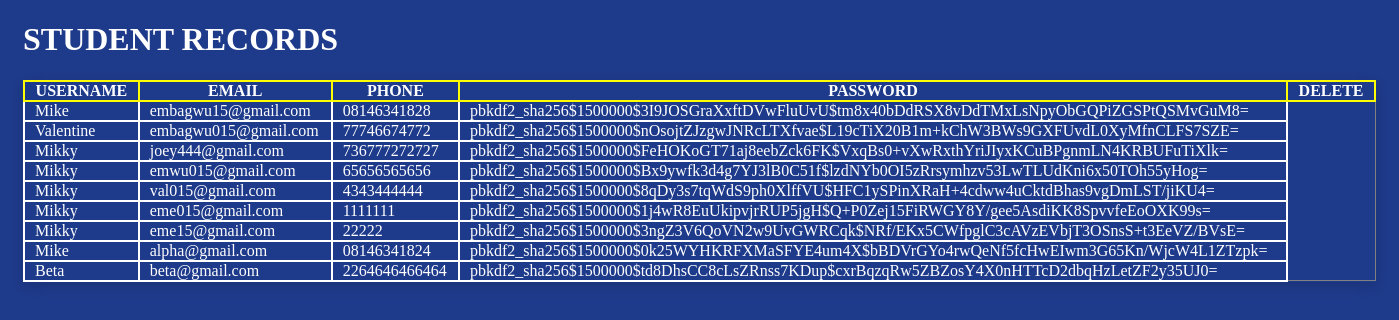
Page /core/record/ on the earlier database version.
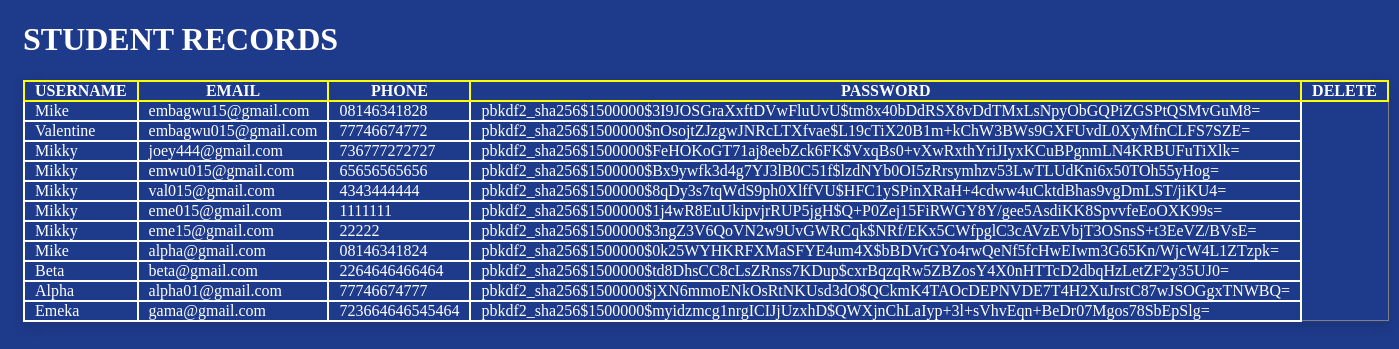
Same page on the later database version.
### core/models.py (models this page shows)
class Users(models.Model):
  username = models.CharField(max_length=50)
  email = models.EmailField(unique=True)
  phone = models.CharField(max_length=25, unique=True)
  password = models.CharField(max_length=128)

### core/views.py (the view)
# urls.py: path("record/", views.usersDeta, name="record"),
def usersDeta(request):
  all_users=Users.objects.all()
  print(all_users)
  return render(request, "loginrecord.html", {"users":all_users})

### core/templates/loginrecord.html (shortened to what this page needs)
<!DOCTYPE html>
<html lang="en">
<head>
</head>
<body>
  {% if msg %}
<div style="padding: 10px; color: white; width: fit-content; background-color: green; margin: 10px auto;">
  <p>{{ msg }}</p>
<a href="{% url 'record' %}"><button>Back to student record</button></a>
</div>
{% else %}
    <h1>STUDENT RECORDS</h1>
    <table border="1">      <tr>
        <th>USERNAME</th>
        <th>EMAIL</th>
        <th>PHONE</th>
        <th>PASSWORD</th>
        <th>DELETE</th>
      </tr>
      {% for user in users %}
      <tr>
        <td>{{user.username}}</td>
        <td>{{user.email}}</td>
        <td>{{user.phone}}</td>
        <td>{{user.password}}</td>
      </tr>
      {% endfor %}
    </table>
    {% endif %}
</body>
</html>

Differences in the rows shown:
added Users: username "Alpha", email "alpha01@gmail.com", phone "77746674777", password "pbkdf2_sha256$1500000$jXN6mmoENkOsRtNKUsd3dO$QCkmK4TAOcDEPNVDE7T4H2XuJrstC87wJSOGgxTNWBQ="
added Users: username "Emeka", email "gama@gmail.com", phone "723664646545464", password "pbkdf2_sha256$1500000$myidzmcg1nrgICIJjUzxhD$QWXjnChLaIyp+3l+sVhvEqn+BeDr07Mgos78SbEpSlg="
